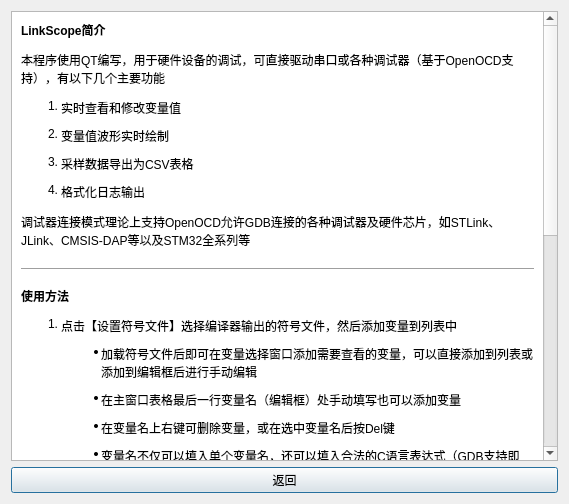
<?xml version="1.0" encoding="UTF-8"?>
<ui version="4.0">
 <class>HelpWindow</class>
 <widget class="QDialog" name="HelpWindow">
  <property name="geometry">
   <rect>
    <x>0</x>
    <y>0</y>
    <width>569</width>
    <height>504</height>
   </rect>
  </property>
  <property name="windowTitle">
   <string>LinkScope - Help</string>
  </property>
  <property name="styleSheet">
   <string notr="true"/>
  </property>
  <layout class="QVBoxLayout" name="verticalLayout_2">
   <item>
    <widget class="QScrollArea" name="scrollArea">
     <property name="autoFillBackground">
      <bool>false</bool>
     </property>
     <property name="styleSheet">
      <string notr="true"/>
     </property>
     <property name="widgetResizable">
      <bool>true</bool>
     </property>
     <widget class="QWidget" name="scrollAreaWidgetContents">
      <property name="geometry">
       <rect>
        <x>0</x>
        <y>0</y>
        <width>523</width>
        <height>1283</height>
       </rect>
      </property>
      <property name="autoFillBackground">
       <bool>false</bool>
      </property>
      <property name="styleSheet">
       <string notr="true">background-color: white;</string>
      </property>
      <layout class="QVBoxLayout" name="verticalLayout">
       <item>
        <widget class="QLabel" name="label">
         <property name="sizePolicy">
          <sizepolicy hsizetype="Preferred" vsizetype="Expanding">
           <horstretch>0</horstretch>
           <verstretch>0</verstretch>
          </sizepolicy>
         </property>
         <property name="text">
          <string>&lt;html&gt;
&lt;head&gt;
    &lt;style&gt;
        li{margin-top: 10px;}
    &lt;/style&gt;
&lt;/head&gt;
&lt;body&gt;
    &lt;p&gt;&lt;span style=&quot;font-weight:600;&quot;&gt;LinkScope简介&lt;/span&gt;&lt;/p&gt;
    &lt;p&gt;本程序使用QT编写，用于硬件设备的调试，可直接驱动串口或各种调试器（基于OpenOCD支持），有以下几个主要功能&lt;/p&gt;
    &lt;ol&gt;
        &lt;li&gt;实时查看和修改变量值&lt;/li&gt;
        &lt;li&gt;变量值波形实时绘制&lt;/li&gt;
        &lt;li&gt;采样数据导出为CSV表格&lt;/li&gt;
        &lt;li&gt;格式化日志输出&lt;/li&gt;
    &lt;/ol&gt;
    &lt;p&gt;调试器连接模式理论上支持OpenOCD允许GDB连接的各种调试器及硬件芯片，如STLink、JLink、CMSIS-DAP等以及STM32全系列等&lt;/p&gt;
    &lt;hr /&gt;
    &lt;p&gt;&lt;span style=&quot;font-weight:600;&quot;&gt;使用方法&lt;/span&gt;&lt;/p&gt;
    &lt;ol&gt;
        &lt;li&gt;点击【设置符号文件】选择编译器输出的符号文件，然后添加变量到列表中&lt;/li&gt;
        &lt;ul&gt;
            &lt;li&gt;加载符号文件后即可在变量选择窗口添加需要查看的变量，可以直接添加到列表或添加到编辑框后进行手动编辑&lt;/li&gt;
            &lt;li&gt;在主窗口表格最后一行变量名（编辑框）处手动填写也可以添加变量&lt;/li&gt;
            &lt;li&gt;在变量名上右键可删除变量，或在选中变量名后按Del键&lt;/li&gt;
            &lt;li&gt;变量名不仅可以填入单个变量名，还可以填入合法的C语言表达式（GDB支持即可）；复合类型不能修改和绘图，只能实时查看&lt;/li&gt;
        &lt;/ul&gt;
        &lt;li&gt;选择连接模式，连接芯片，连接后程序开始循环采样，勾选【监视日志】后即可将下位机输出的日志实时显示出来&lt;/li&gt;
        &lt;ul&gt;
            &lt;li&gt;调试器模式下，在下拉框中选择调试器和芯片类型，点击连接目标&lt;/li&gt;
            &lt;li&gt;串口模式下，点击刷新串口加载串口列表，选中所连接的串口，点击连接目标&lt;/li&gt;
            &lt;li&gt;串口功能和日志功能都需要修改下位机程序，可以在菜单中进入主页查看说明&lt;/li&gt;
        &lt;/ul&gt;
        &lt;li&gt;编辑【修改变量】列可以修改变量值，双击【图线颜色】列可以选择绘图颜色 &lt;/li&gt;
        &lt;li&gt;单击【变量名】列选中对应的变量，可以在绘图窗口查看历史数据，并会加粗绘制 &lt;/li&gt;
        &lt;li&gt;绘图界面说明请到绘图窗口点击操作说明 &lt;/li&gt;
        &lt;li&gt;点击菜单中的保存/导入配置可以将当前配置保存到INI文件或从文件中恢复配置，点击导出数据可以将获取到的采样数据导出到CSV表格文件&lt;/li&gt;
    &lt;/ol&gt;
    &lt;hr /&gt;
    &lt;p&gt;&lt;span style=&quot;font-weight:600;&quot;&gt;注意事项 &lt;/span&gt;&lt;/p&gt;
    &lt;ul&gt;
        &lt;li&gt;修改符号文件路径后需要重新连接 &lt;/li&gt;
        &lt;li&gt;连接目标前请确认已使用该调试器为目标芯片下载过指定程序 &lt;/li&gt;
        &lt;li&gt;连接配置文件位于openocd/share/openocd/scripts下的target和interface中，用户可按照openocd语法编写配置脚本，放入对应目录下后点击“刷新连接配置”菜单项&lt;/li&gt;
    &lt;/ul&gt;
&lt;/body&gt;
&lt;/html&gt;</string>
         </property>
         <property name="textFormat">
          <enum>Qt::AutoText</enum>
         </property>
         <property name="wordWrap">
          <bool>true</bool>
         </property>
        </widget>
       </item>
      </layout>
     </widget>
    </widget>
   </item>
   <item>
    <widget class="QPushButton" name="btn_back">
     <property name="text">
      <string>返回</string>
     </property>
    </widget>
   </item>
  </layout>
 </widget>
 <resources/>
 <connections/>
</ui>
